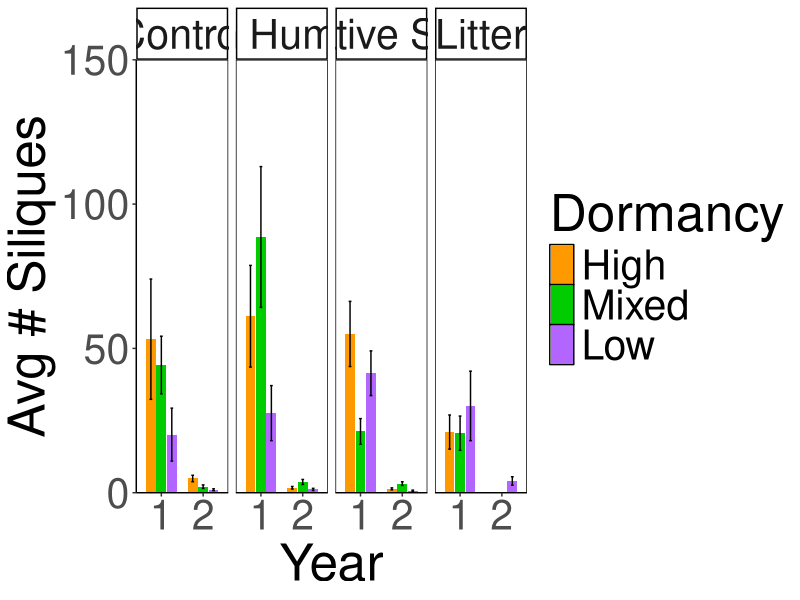
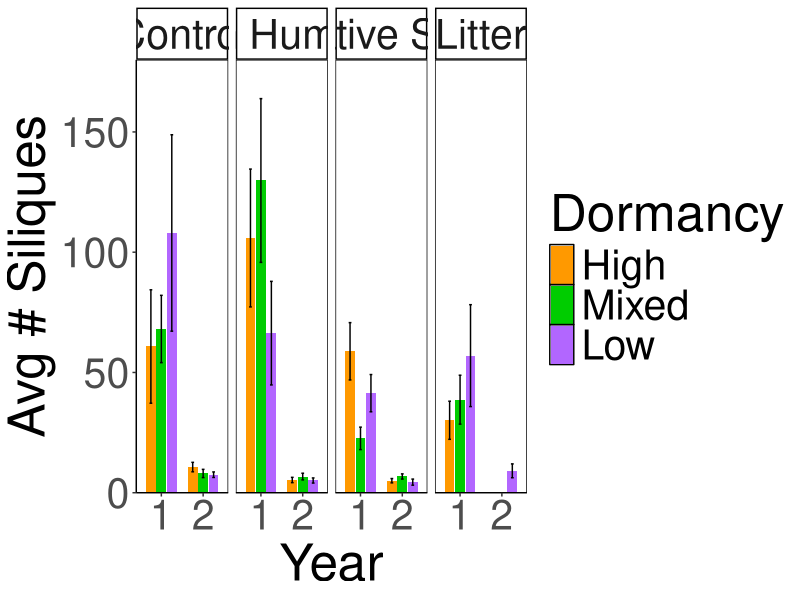
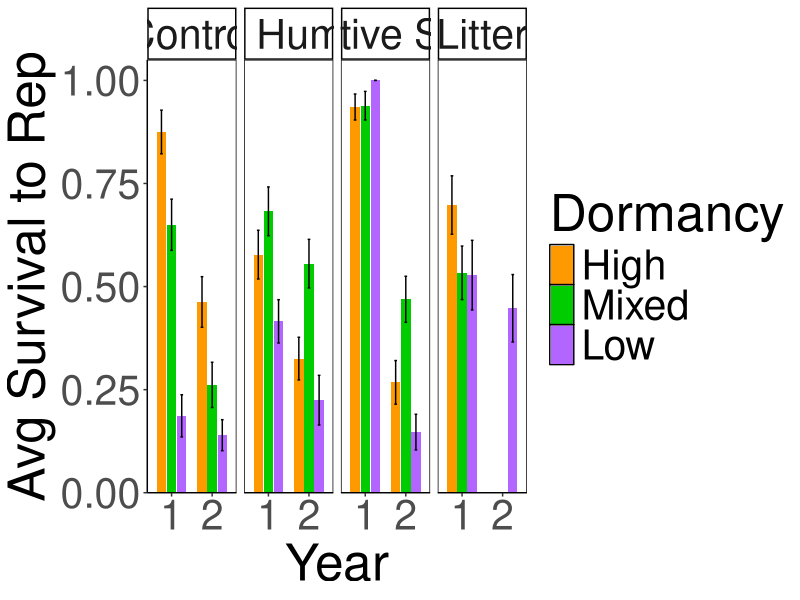
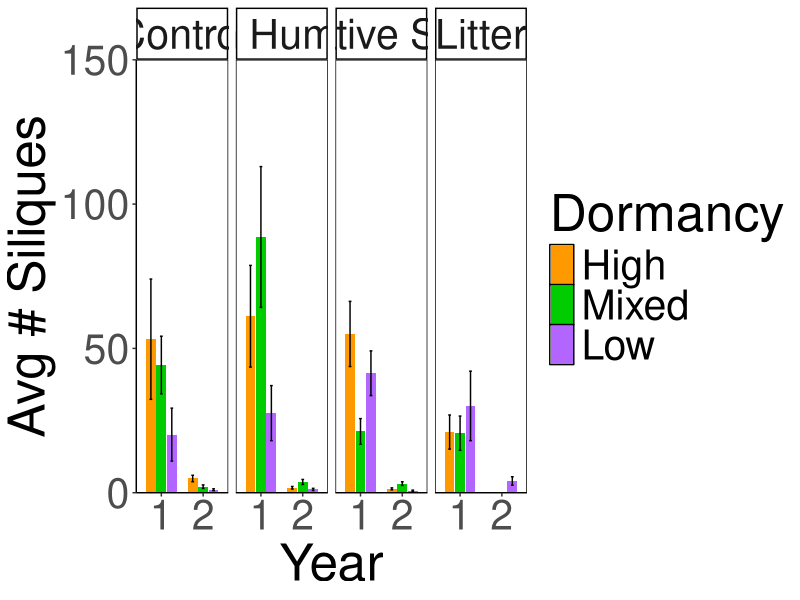
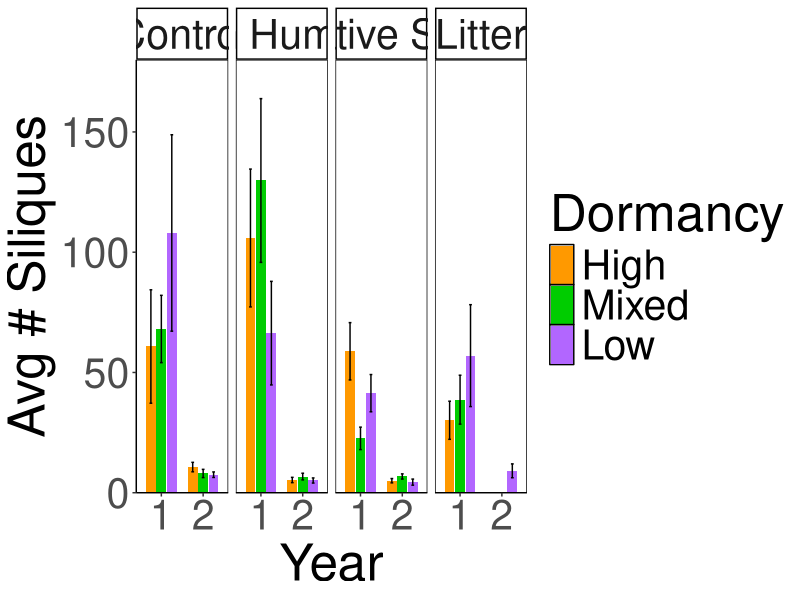
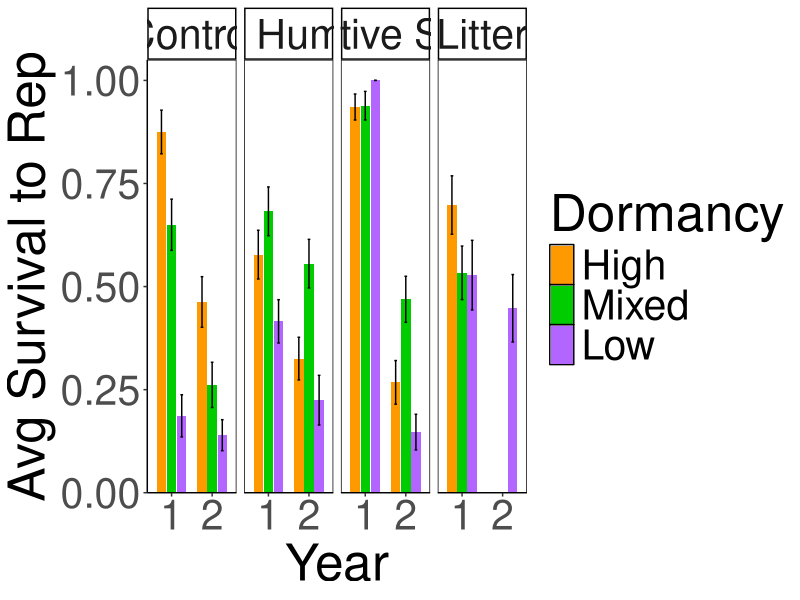

Write R code to recreate these figures, in order.
## ---- chunk 1
knitr::opts_chunk$set(echo = TRUE)
## ---- chunk 2
library(tidyverse)

BQDNDPalette <- c("#FF9900","#00CC00","#B266FF", "#999999", "#F0E442", "#0072B2", "#D55E00", "#CC79A7")

level_orderenvt <- c('Control','High Humidity','Native Soil','Litter')

Dorm_order <- c("High", "Mixed", "Low")
## ---- chunk 3
#processing steps done to raw data:
#removed M12 & M1 (fruit #>1, but only 1 indiv) - year 1
#removed J4 & C9 (fruit #=0 & only 1 indiv) - year 1
#removed A5 year 2 (fruit #=0, only 1 indiv)
#removed K12 year 1 b/c only 1 indiv
#added 0s for non rep indivs for A0 and F9

lifetimefitness_supp <- read_csv("../Processed.Data/LifetimeFitness_supp.csv") %>%
  mutate(Dormancy=if_else(Dormancy=="NonDorm",
                          "Non-Dormant", Dormancy))
## ---- chunk 4
lifetimefitness_supp_pop_summary<-lifetimefitness_supp %>% 
  group_by(PopId, Block, Year, Dormancy, Envt) %>% 
  filter(!is.na(Fruits)) %>% 
  summarise (meanFruits=mean(Fruits), SE=sd(Fruits)/sqrt(n()))

lifetimefitness_supp_summary <- lifetimefitness_supp %>% 
  mutate(Dormancy=str_replace(Dormancy, "Non-Dormant", "Low")) %>% 
  mutate(Dormancy=str_replace(Dormancy, "Dormant", "High")) %>% 
  group_by(Year, Dormancy, Envt) %>% 
  filter(!is.na(Fruits)) %>% 
  summarise (meanFruits=mean(Fruits), SE=sd(Fruits)/sqrt(n()))

lifetimefitness_supp_summary$Envt <- factor(lifetimefitness_supp_summary$Envt, levels = level_orderenvt)
lifetimefitness_supp_summary$Dormancy <- factor(lifetimefitness_supp_summary$Dormancy, levels = Dorm_order)

lifetimefitness_supp_summary %>% 
  ggplot(aes(x=Year, y=meanFruits, group=Dormancy, fill=Dormancy)) +
     geom_col(width = 0.7,position = position_dodge(0.75)) +
    geom_errorbar(aes(ymin=meanFruits-SE,ymax=meanFruits+SE),
                  width=.2, position = position_dodge(0.75)) +
    theme_classic() +
    xlab("Year") + ylab("Avg # Siliques") +
    scale_fill_manual(values=BQDNDPalette) +
    theme(text=element_text(size=37), 
          panel.background = element_rect(fill = NA, color = "black")) +
    scale_y_continuous(expand = c(0, 0), limits = c(0, 150)) +
    scale_x_discrete(limits=c("1", "2")) +
    facet_grid(. ~Envt)
ggsave("../Figures/Fig3C_LifetimeFit_Envt.png", width=18, height=7.5, units="in")
## ---- chunk 5
samplesizes_pop <- lifetimefitness_supp %>%
  filter(!is.na(Fruits)) %>% 
  group_by(PopId, Year) %>% #indivs per pop
  summarise(n=n())
samplesizes_pop %>% filter(n==1) #none 

sample_sizes <- lifetimefitness_supp %>% 
  filter(!is.na(Fruits)) %>% 
  group_by(Dormancy, Envt, Year) %>% 
  summarise(n=n())
sample_sizes
summary(sample_sizes)
## ---- chunk 6
reponly <- lifetimefitness_supp %>% filter(Fruits !=0)

df2litter <- tibble(Year=2, Dormancy=c("High", "Mixed"), 
                    Envt="Litter", meanFruits=0, SE=0)

reponly_supp_summary <- reponly %>% 
  mutate(Dormancy=str_replace(Dormancy, "Non-Dormant", "Low")) %>% 
  mutate(Dormancy=str_replace(Dormancy, "Dormant", "High")) %>% 
  group_by(Year, Dormancy, Envt) %>% 
  filter(!is.na(Fruits)) %>% 
  summarise (meanFruits=mean(Fruits), SE=sd(Fruits)/sqrt(n())) %>% 
  bind_rows(df2litter)

reponly_supp_summary$Envt <- factor(reponly_supp_summary$Envt, levels = level_orderenvt)
reponly_supp_summary$Dormancy <- factor(reponly_supp_summary$Dormancy, levels = Dorm_order)

reponly_supp_summary %>% 
  ggplot(aes(x=Year, y=meanFruits, group=Dormancy, fill=Dormancy)) +
     geom_col(width = 0.7,position = position_dodge(0.75)) +
    geom_errorbar(aes(ymin=meanFruits-SE,ymax=meanFruits+SE),
                  width=.2, position = position_dodge(0.75)) +
    theme_classic() +
    xlab("Year") + ylab("Avg # Siliques") +
    scale_fill_manual(values=BQDNDPalette) +
    theme(text=element_text(size=37), 
          panel.background = element_rect(fill = NA, color = "black")) +
    scale_y_continuous(expand = c(0, 0), limits = c(0, 180)) +
     scale_x_discrete(limits=c("1", "2")) +
    facet_grid(. ~Envt)
ggsave("../Figures/Fig3B_RepOutput_Envt.png", width=18, height=7.5, units="in")
## ---- chunk 7
sample_sizes_reponly <- reponly %>% 
  filter(!is.na(Fruits)) %>% 
  group_by(Dormancy, Envt, Year) %>% 
  summarise(n=n())
sample_sizes_reponly
summary(sample_sizes_reponly)
## ---- chunk 8
survtorep <- lifetimefitness_supp %>% 
  mutate(Surv=ifelse(Fruits==0, 0, 1))

survtorep_supp_summary <- survtorep %>% 
  mutate(Dormancy=str_replace(Dormancy, "Non-Dormant", "Low")) %>% 
  mutate(Dormancy=str_replace(Dormancy, "Dormant", "High")) %>% 
  group_by(Year, Dormancy, Envt) %>% 
  filter(!is.na(Surv)) %>% 
  summarise (meanSurv=mean(Surv), SE=sd(Surv)/sqrt(n()))

survtorep_supp_summary$Envt <- factor(survtorep_supp_summary$Envt, levels = level_orderenvt)
survtorep_supp_summary$Dormancy <- factor(survtorep_supp_summary$Dormancy, levels = Dorm_order)

survtorep_supp_summary %>% 
  ggplot(aes(x=Year, y=meanSurv, group=Dormancy, fill=Dormancy)) +
  geom_col(width = 0.7,position = position_dodge(0.75)) +
  geom_errorbar(aes(ymin=meanSurv-SE,ymax=meanSurv+SE),
                width=.2, position = position_dodge(0.75)) +
  theme_classic() +
  xlab("Year") + ylab("Avg Survival to Rep") +
  scale_fill_manual(values=BQDNDPalette) +
  theme(text=element_text(size=37), 
        panel.background = element_rect(fill = NA, color = "black")) +
  scale_y_continuous(expand = c(0, 0), limits = c(0, 1.05)) +
  scale_x_discrete(limits=c("1", "2")) +
  facet_grid(. ~Envt)
ggsave("../Figures/Fig3A_IndivSurvtoRep_Envt.png", width=18, height=7.5, units="in")
## ---- chunk 9
sample_sizes_surv <- survtorep %>% 
  filter(!is.na(Surv)) %>% 
  group_by(Dormancy, Envt, Year) %>% 
  summarise(n=n())
sample_sizes_surv
summary(sample_sizes_surv)
